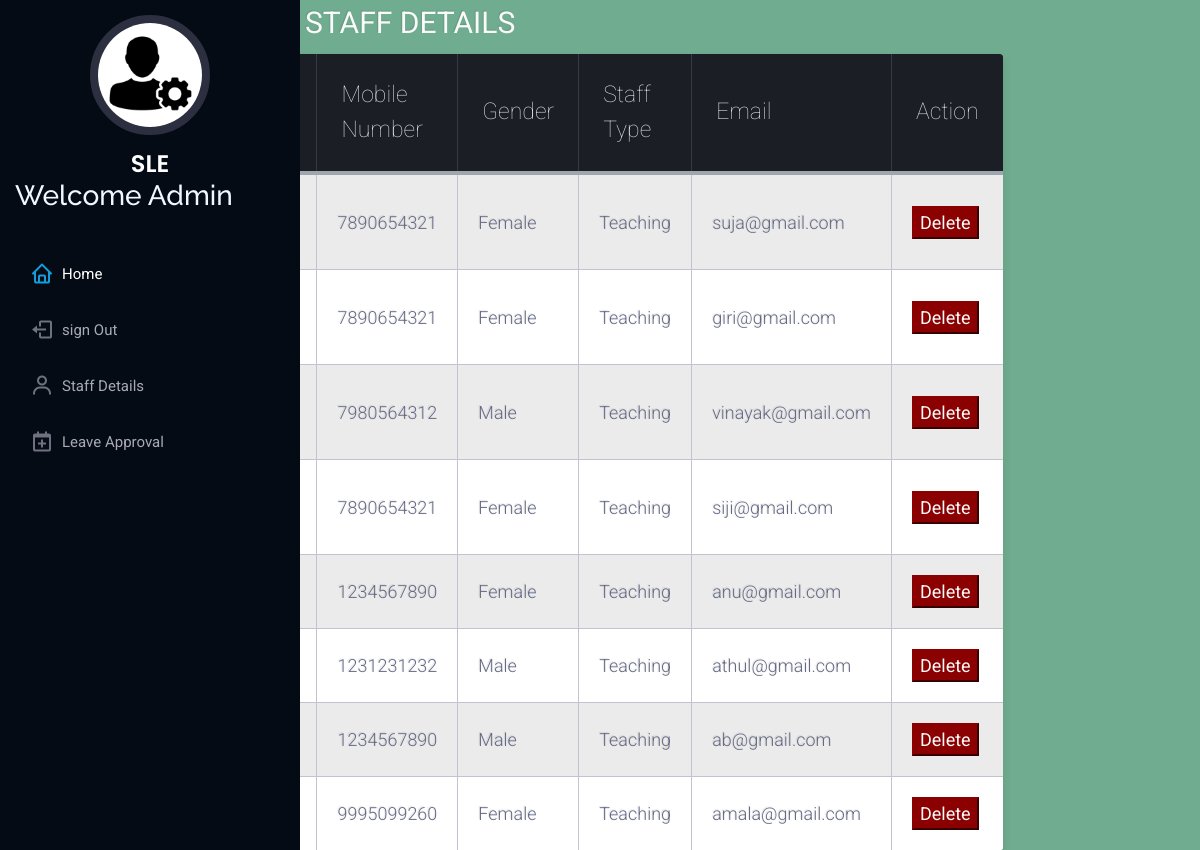
Page /AdminApp/staff_details on the committed database.
### LeaveApp/models.py (models this page shows)
class reg_tbl(models.Model):
    fn = models.CharField(max_length=25)
    mb = models.IntegerField()
    gn = models.CharField(max_length=10)
    st = models.CharField(max_length=25)
    em = models.EmailField()
    ps = models.CharField(max_length=25)
    cps = models.CharField(max_length=25)

### AdminApp/views.py (the view)
# urls.py: path('staff_details',views.staff_details),
def staff_details(request):
   obj = reg_tbl.objects.all()
   return render(request,"staffs.html",{"staff":obj})

### Templates/staffs.html (shortened to what this page needs)
{% load static %}
<!DOCTYPE html>
<html lang="en">
<head>
  <link href="{% static 'assets/vendor/aos/aos.css' %}" rel="stylesheet">
  <link href="{% static 'assets/vendor/bootstrap/css/bootstrap.min.css' %}" rel="stylesheet">
  <link href="{% static 'assets/vendor/bootstrap-icons/bootstrap-icons.css' %}" rel="stylesheet">
  <link href="{% static 'assets/vendor/boxicons/css/boxicons.min.css' %}" rel="stylesheet">
  <link href="{% static 'assets/vendor/glightbox/css/glightbox.min.css' %}" rel="stylesheet">
  <link href="{% static 'assets/vendor/swiper/swiper-bundle.min.css' %}" rel="stylesheet">
  <link href="{% static 'assets/css/style.css' %}" rel="stylesheet">
  <link rel="stylesheet"href="{% static 'assets/css/staff.css' %}">
</head>
<body style="background-color: rgb(112, 172, 143);">
  <header id="header">
    <div class="d-flex flex-column">
      <div class="profile">
        <img src="{% static 'assets/img/admin.webp' %}" alt="" class="img-fluid rounded-circle">
        <h1 class="text-light"><a href="index.html">SLE</a></h1>
        <h3 style="color:aliceblue;">Welcome Admin</h3>
      </div>
      <nav id="navbar" class="nav-menu navbar">
        <ul>
          <li><a href="/AdminApp/dashboard" class="nav-link scrollto active"><i class="bx bx-home"></i> <span>Home</span></a></li>
          <li><a href="/AdminApp/" class="nav-link scrollto"><i class="bx bx-log-out"></i><span>sign Out</span></a></li>
          <li><a href="/AdminApp/staff_details" class="nav-link scrollto"><i class="bx bx-user"></i></i><span>Staff Details</span></a></li>
          <li><a href="/AdminApp/leave-requests" class="nav-link scrollto"><i class="bx bx-calendar-plus"></i><span>Leave Approval</span></a></li>
        </ul>
      </nav>
    </div>
  </header>
<div class="table-title">
<h3>STAFF DETAILS</h3>
</div>
<table class="table-fill">
<thead>
<tr>
<th class="text-left">Staff Name</th>
<th class="text-left">Mobile Number</th>
<th class="text-left">Gender</th>
<th class="text-left">Staff Type</th>
<th class="text-left">Email</th>
<th class="text-left">Action</th>
</tr>
</thead>
<tbody class="table-hover">
  {% for ls in staff %}
<tr>
<td class="text-left">{{ls.fn}}</td>
<td class="text-left">{{ls.mb}}</td>
<td class="text-left">{{ls.gn}}</td>
<td class="text-left">{{ls.st}}</td>
<td class="text-left">{{ls.em}}</td>
<td class="text-left"><button><a href="/AdminApp/staff_delete?idn={{ls.id}}">Delete</a></button></td>
</tr>
{% endfor %}
</tbody>
</table>
</body>

### Style/assets/css/style.css (style rules this page uses)
body { font-family: "Open Sans", sans-serif; color: #272829; }
a { color: #149ddd; text-decoration: none; }
h1, h2, h3, h4, h5, h6 { font-family: "Raleway", sans-serif; }
#header { position: fixed; top: 0; left: 0; bottom: 0; width: 300px; transition: all ease-in-out 0.5s; z-index: 9997; transition: all 0.5s; padding: 0 15px; background: #040b14; overflow-y: auto; }
#header .profile img { margin: 15px auto; display: block; width: 120px; border: 8px solid #2c2f3f; }
#header .profile h1 { font-size: 24px; margin: 0; padding: 0; font-weight: 600; -moz-text-align-last: center; text-align-last: center; font-family: "Poppins", sans-serif; }
#header .profile h1 a, #header .profile h1 a:hover { color: #fff; text-decoration: none; }
.nav-menu { padding: 30px 0 0 0; }
.nav-menu * { margin: 0; padding: 0; list-style: none; }
.nav-menu>ul>li { position: relative; white-space: nowrap; }
.nav-menu a, .nav-menu a:focus { display: flex; align-items: center; color: #a8a9b4; padding: 12px 15px; margin-bottom: 8px; transition: 0.3s; font-size: 15px; }
.nav-menu a i, .nav-menu a:focus i { font-size: 24px; padding-right: 8px; color: #6f7180; }
.nav-menu a:hover, .nav-menu .active, .nav-menu .active:focus, .nav-menu li:hover>a { text-decoration: none; color: #fff; }
.nav-menu a:hover i, .nav-menu .active i, .nav-menu .active:focus i, .nav-menu li:hover>a i { color: #149ddd; }

### Style/assets/css/staff.css (style rules this page uses)
body { background-color: #3e94ec; font-family: "Roboto", helvetica, arial, sans-serif; font-size: 16px; font-weight: 400; text-rendering: optimizeLegibility; }
div.table-title { display: block; margin: auto; max-width: 600px; padding:5px; width: 100%; }
.table-title h3 { color: #fafafa; font-size: 30px; font-weight: 400; font-style:normal; font-family: "Roboto", helvetica, arial, sans-serif; text-shadow: -1px -1px 1px rgba(0, 0, 0, 0.1); text-transform:uppercase; }
.table-fill { background: white; border-radius:3px; border-collapse: collapse; height: 320px; margin: auto; max-width: 600px; padding:5px; width: 100%; box-shadow: 0 5px 10px rgba(0, 0, 0, 0.1); animation: float 5s infinite; }
th { color:#D5DDE5;; background:#1b1e24; border-bottom:4px solid #9ea7af; border-right: 1px solid #343a45; font-size:23px; font-weight: 100; padding:24px; text-align:left; text-shadow: 0 1px 1px rgba(0, 0, 0, 0.1); vertical-align:middle; }
th:first-child { border-top-left-radius:3px; }
th:last-child { border-top-right-radius:3px; border-right:none; }
tr { border-top: 1px solid #C1C3D1; border-bottom: 1px solid #C1C3D1; color:#666B85; font-size:16px; font-weight:normal; text-shadow: 0 1px 1px rgba(256, 256, 256, 0.1); }
tr:first-child { border-top:none; }
tr:last-child { border-bottom:none; }
tr:nth-child(odd) td { background:#EBEBEB; }
tr:last-child td:first-child { border-bottom-left-radius:3px; }
tr:last-child td:last-child { border-bottom-right-radius:3px; }
td { background:#FFFFFF; padding:20px; text-align:left; vertical-align:middle; font-weight:300; font-size:18px; text-shadow: -1px -1px 1px rgba(0, 0, 0, 0.1); border-right: 1px solid #C1C3D1; }
td:last-child { border-right: 0px; }
th.text-left { text-align: left; }
td.text-left { text-align: left; }
button { background-color: darkred; border-color:darkred; }
a { text-decoration: none; color:#fafafa; }

### rows in the picture
reg_tbl: mb "7890654321", gn "Female", st "Teaching", em "suja@gmail.com"
reg_tbl: mb "7890654321", gn "Female", st "Teaching", em "giri@gmail.com"
reg_tbl: mb "7980564312", gn "Male", st "Teaching", em "vinayak@gmail.com"
reg_tbl: mb "7890654321", gn "Female", st "Teaching", em "siji@gmail.com"
reg_tbl: mb "1234567890", gn "Female", st "Teaching", em "anu@gmail.com"
reg_tbl: mb "1231231232", gn "Male", st "Teaching", em "athul@gmail.com"
reg_tbl: mb "1234567890", gn "Male", st "Teaching", em "ab@gmail.com"
reg_tbl: mb "9995099260", gn "Female", st "Teaching", em "amala@gmail.com"
